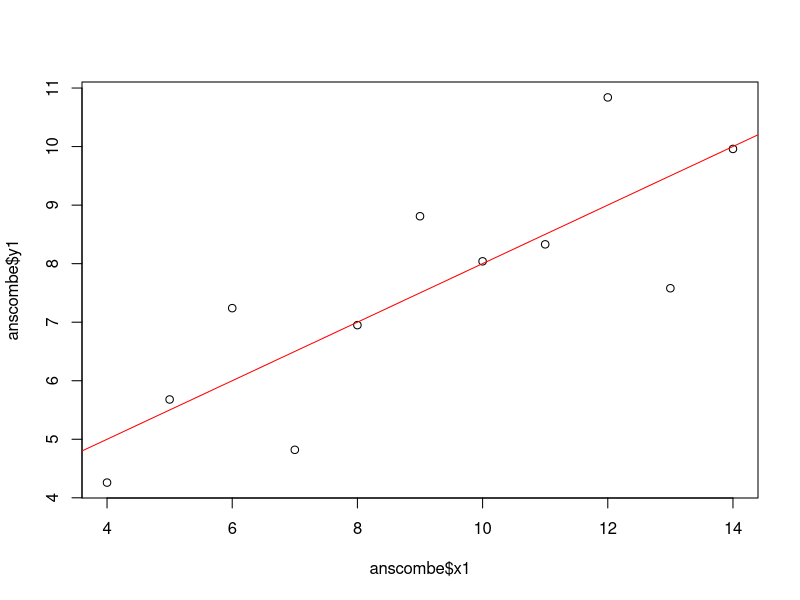
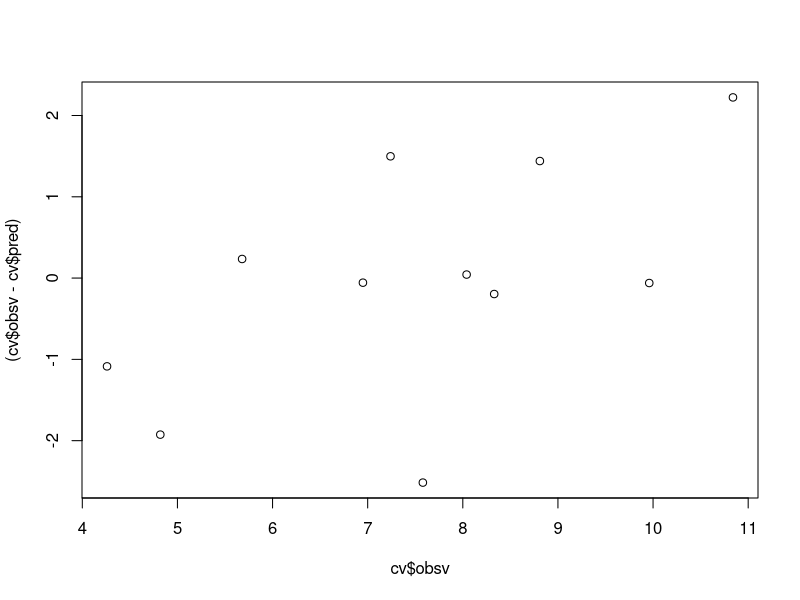
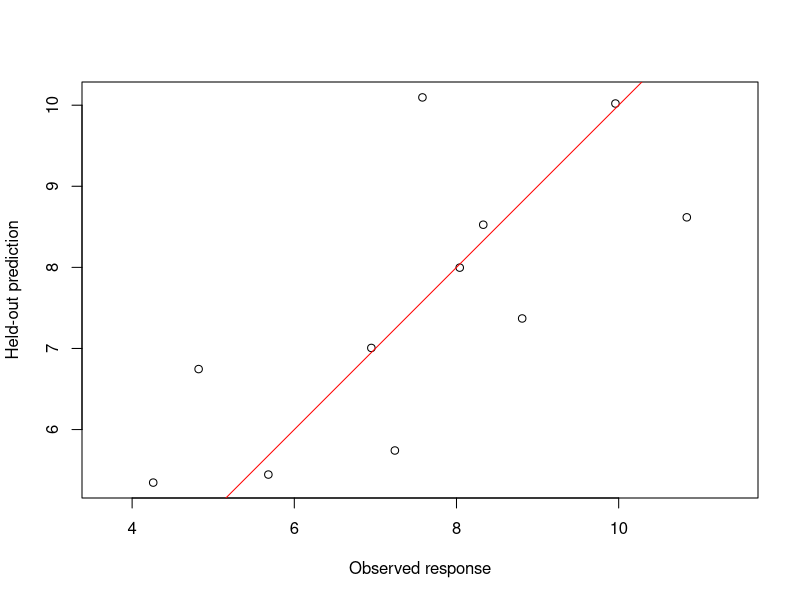
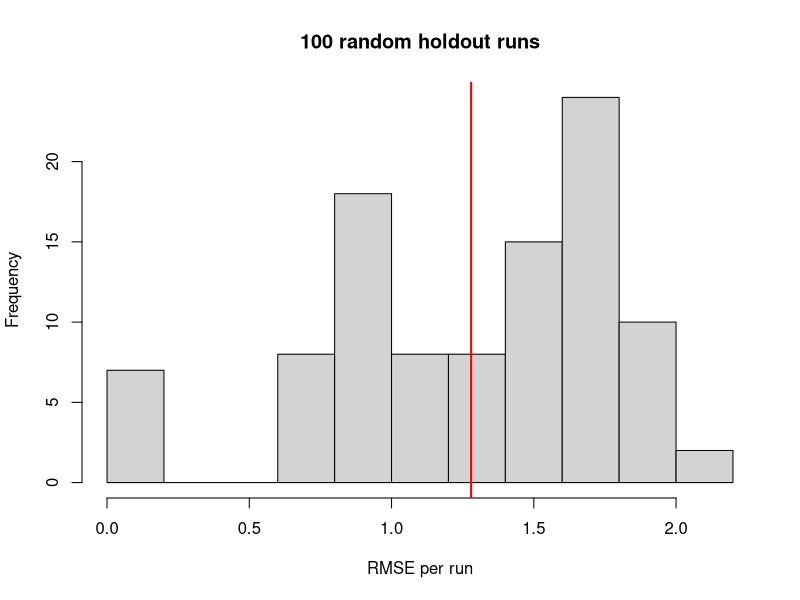

Reproduce these figures in R, in order.
## ---- chunk 1
knitr::opts_chunk$set(
  echo = TRUE, warning = TRUE, fig.width = 7, fig.height = 5,
  fig.path = getOption("mpg.unit06.fig.path", "figures/unit06/")
)
## ---- chunk 2
lmod <- lm(y1 ~ x1, data = anscombe)
plot(anscombe$x1, anscombe$y1)
abline(lmod, col = "red")
anova(lmod)
summary(lmod)
## ---- chunk 3
cv <- lapply(seq_len(nrow(anscombe)), function(i) {
  train <- anscombe[-i, ]
  test <- anscombe[i, ]
  fit <- lm(y1 ~ x1, data = train)
  data.frame(row_id = i, pred = predict(fit, newdata = test),
             obsv = test$y1)
})
cv <- do.call(rbind, cv)

plot(cv$obsv, (cv$obsv - cv$pred))
## ---- chunk 4
prediction_metrics <- function(observed, predicted) {
  error <- predicted - observed
  c(ME = mean(error), MAE = mean(abs(error)),
    RMSE = sqrt(mean(error^2)))
}
round(prediction_metrics(cv$obsv, cv$pred), 3)
## ---- chunk 5
plot(cv$obsv, cv$pred, xlab = "Observed response",
     ylab = "Held-out prediction", asp = 1)
abline(0, 1, col = "red")
## ---- chunk 6
RNGkind(sample.kind = "Rejection")
set.seed(6)
n_train <- floor(0.8 * nrow(anscombe))

cv_sample <- lapply(seq_len(100), function(i) {
  train_id <- sample(seq_len(nrow(anscombe)), n_train)
  test_id <- setdiff(seq_len(nrow(anscombe)), train_id)
  fit <- lm(y1 ~ x1, data = anscombe[train_id, ])
  data.frame(run = i, row_id = test_id,
             obsv = anscombe$y1[test_id],
             pred = predict(fit, newdata = anscombe[test_id, ]))
})
cv_sample <- do.call(rbind, cv_sample)
head(cv_sample)
## ---- chunk 7
run_scores <- lapply(split(cv_sample, cv_sample$run), function(x) {
  error <- x$pred - x$obsv
  data.frame(run = x$run[1], n_test = nrow(x),
             RMSE = sqrt(mean(error^2)))
})
run_scores <- do.call(rbind, run_scores)
rownames(run_scores) <- NULL
head(run_scores)

round(c(mean_RMSE = mean(run_scores$RMSE),
        SD_RMSE = sd(run_scores$RMSE)), 3)
## ---- chunk 8
hist(run_scores$RMSE, xlab = "RMSE per run", main = "100 random holdout runs")
abline(v = mean(run_scores$RMSE), col = "red", lwd = 2)
## ---- chunk 9
round(prediction_metrics(cv_sample$obsv, cv_sample$pred), 3)
## ---- chunk 10
set.seed(7)
fold_id <- sample(rep(seq_len(4), length.out = nrow(anscombe)))
table(fold_id)

four_fold_predictions <- lapply(seq_len(4), function(k) {
  test_id <- which(fold_id == k)
  fit <- lm(y1 ~ x1, data = anscombe[-test_id, ])
  data.frame(fold = k, row_id = test_id,
             obsv = anscombe$y1[test_id],
             pred = predict(fit, newdata = anscombe[test_id, ]))
})
four_fold_predictions <- do.call(rbind, four_fold_predictions)
## ---- chunk 11
round(prediction_metrics(four_fold_predictions$obsv,
                         four_fold_predictions$pred), 3)
